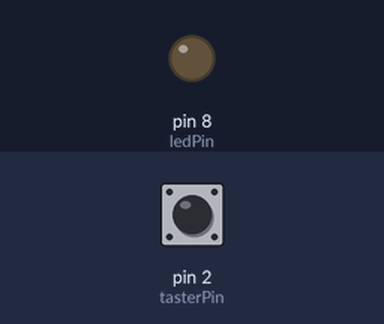
A sketch run on a simulated Arduino Uno, built with avr-gcc and run on an emulated ATmega328P. On the bench: output pins drawn as LEDs (lit = HIGH). The test bench sets the inputs (shaded band); at power-on: pin 2 (tasterPin) LOW.

Above: at 1.2 s.
1.3 s: pin 2 (tasterPin) pulled HIGH for 0.15 s
At 1.37 s:
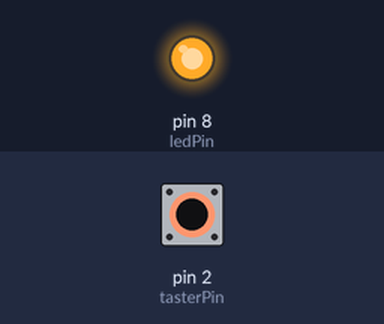
2.9 s: pin 2 (tasterPin) pulled HIGH for 3.2 s
At 7.3 s:
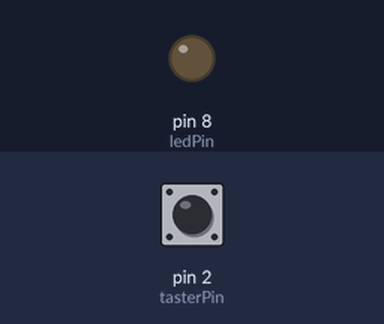
Timing chart, 0 to 8.8 s (numbered marks = the images above; inputs shaded):
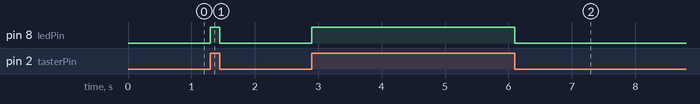

The sketch:

challenge_07_taster_led_loesung.ino
```cpp
/*
Challenge 07: "Mit Taster LED schalten" - MUSTERLÖSUNG
======================================================
*/

const int tasterPin = 2; // Digital Input
const int ledPin = 8;    // Digital Output

void setup()
{
    pinMode(tasterPin, INPUT);
    pinMode(ledPin, OUTPUT);
}

void loop()
{
    int tasterState = digitalRead(tasterPin);
    if (tasterState == HIGH)
    {
        digitalWrite(ledPin, HIGH); // LED an
    }
    else
    {
        digitalWrite(ledPin, LOW); // LED aus
    }
}
```

Measured:
- after the input at 1.3 s, pin 8 (ledPin): LOW → HIGH at once, → LOW 0.15 s later
- after the input at 2.9 s, pin 8 (ledPin): LOW → HIGH at once, → LOW 3.2 s later
